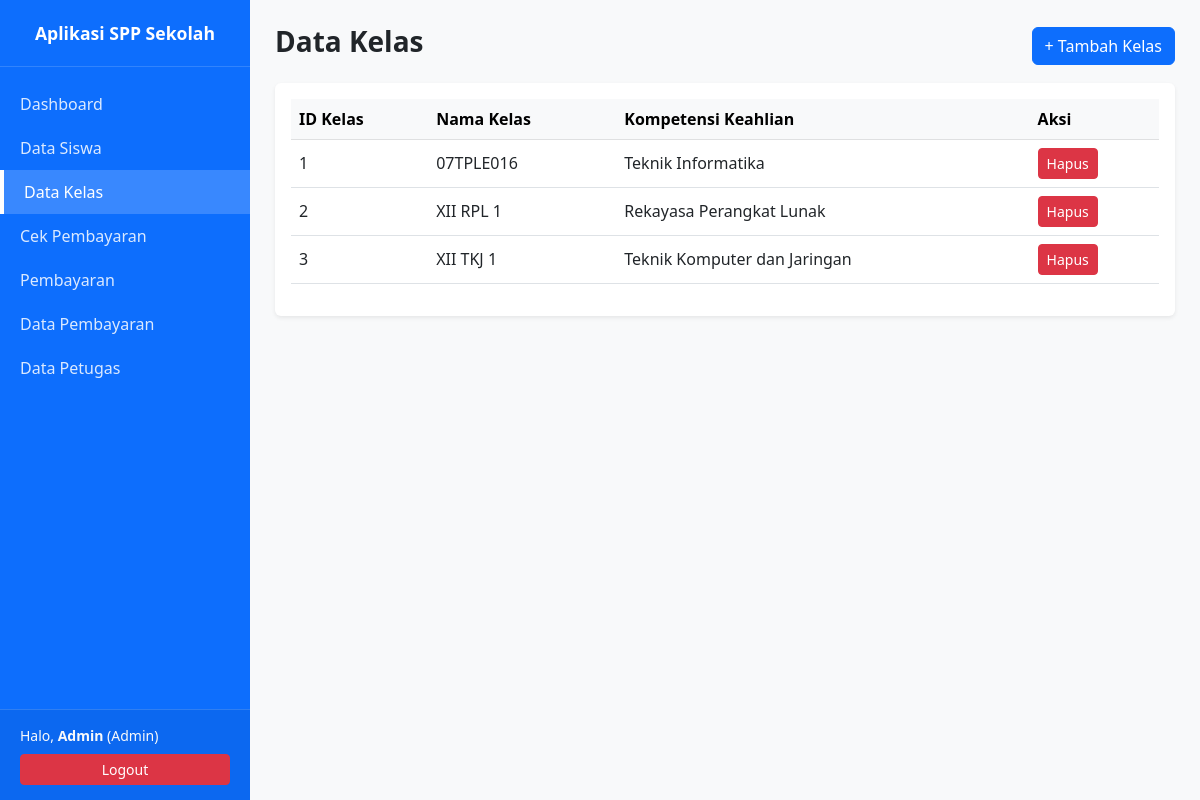
The app's page /kelas.php (signed in) with its own data.
### tables this page shows
CREATE TABLE `tabel_kelas` (
      `id_kelas` VARCHAR(11) PRIMARY KEY,
      `nama_kelas` VARCHAR(10) UNIQUE NOT NULL,  
      `kom_keahlian` VARCHAR(50) NOT NULL,
      `created_at` TIMESTAMP DEFAULT CURRENT_TIMESTAMP
    );

### config/Database.php (called while the page is built)
<?php
class Database {
    private string $host = 'localhost';
    private string $dbName = 'db_PembayaranSppSiswa';
    private string $username = 'root';
    private string $password = '';
    private ?PDO $conn = null;
    public function getConnection(): ?PDO {
        try {
            $dsn = "mysql:host={$this->host};dbname={$this->dbName};charset=utf8mb4";
            $this->conn = new PDO($dsn, $this->username, $this->password, [
                PDO::ATTR_ERRMODE => PDO::ERRMODE_EXCEPTION,
                PDO::ATTR_DEFAULT_FETCH_MODE => PDO::FETCH_ASSOC,
                PDO::ATTR_EMULATE_PREPARES => false
            ]);
        } catch (PDOException $e) {
            die('Koneksi Gagal: ' . $e->getMessage());
        }
        return $this->conn;
    }
}

### classes/kelas.php (called while the page is built, shortened)
<?php
  require_once __DIR__ . '/../config/Database.php';
  class Kelas {
      private PDO $db;
      public function __construct() {
          $this->db = (new Database())->getConnection();
      }
      public function getAll(): array {
          return $this->db->query("SELECT * FROM tabel_kelas ORDER BY id_kelas ASC")->fetchAll();
      }
  }

### kelas.php (the view, shortened to what this page needs)
<?php
require_once 'views/sidebar.php';
require_once 'classes/Kelas.php';
$kelasModel = new Kelas();
$kelas = $kelasModel->getAll();
?>
<div class="d-flex justify-content-between align-items-center mb-3">
    <h3 class="fw-bold">Data Kelas</h3>
    <button class="btn btn-primary" data-bs-toggle="modal" data-bs-target="#modalTambah">+ Tambah Kelas</button>
</div>
<div class="card border-0 shadow-sm">
    <div class="card-body">
        <table class="table table-hover align-middle">
            <thead class="table-light">
                <tr>
                    <th>ID Kelas</th>
                    <th>Nama Kelas</th>
                    <th>Kompetensi Keahlian</th>
                    <th>Aksi</th>
                </tr>
            </thead>
            <tbody>
                <?php foreach($kelas as $row): ?>
                <tr>
                    <td><?= htmlspecialchars($row['id_kelas']) ?></td>
                    <td><?= htmlspecialchars($row['nama_kelas']) ?></td>
                    <td><?= htmlspecialchars($row['kom_keahlian']) ?></td>
                    <td>
                        <a href="kelas.php?hapus=<?= $row['id_kelas'] ?>" class="btn btn-sm btn-danger" onclick="return confirm('Hapus kelas ini?')">Hapus</a>
                    </td>
                </tr>
                <?php endforeach; ?>
            </tbody>
        </table>
    </div>
</div>
<?php require_once 'views/footer.php'; ?>

### views/sidebar.php (style rules this page uses)
body { min-height: 100vh; background-color: #f8f9fa; }

### records on screen
tabel_kelas: id_kelas "1", nama_kelas "07TPLE016", kom_keahlian "Teknik Informatika"
tabel_kelas: id_kelas "2", nama_kelas "XII RPL 1", kom_keahlian "Rekayasa Perangkat Lunak"
tabel_kelas: id_kelas "3", nama_kelas "XII TKJ 1", kom_keahlian "Teknik Komputer dan Jaringan"

### other values on screen
$_SESSION['user']['nama_lengkap'] "Admin"
$userLevel "Admin"
